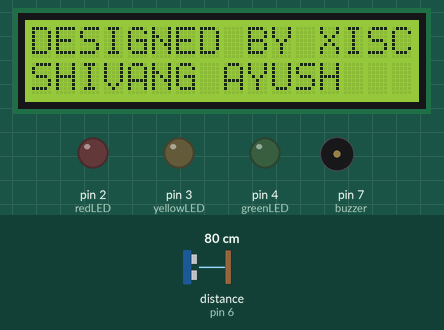
This sketch was run on a simulated Arduino Uno, built with avr-gcc and run on an emulated ATmega328P. Shown: 16×2 character LCD, output pins drawn as LEDs (lit = HIGH), buzzer (waves = sounding, pin HIGH). Inputs (shaded band) come from the test bench; at power-on: distance to the obstacle (sensor on pin 6) 80 cm. The echo pulse lasts 58.3 µs per cm; pins used as bus, display or sensor lines are not drawn.

Above: at 0.1 s.
At 5.1 s:
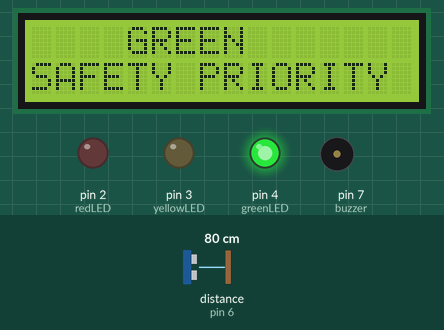
At 10.1 s:
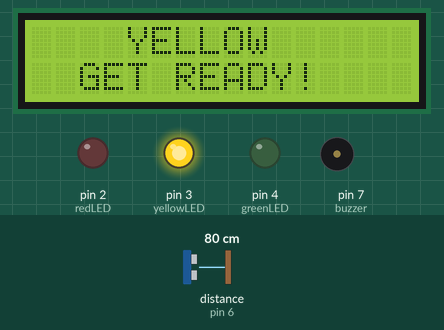
At 36.1 s:
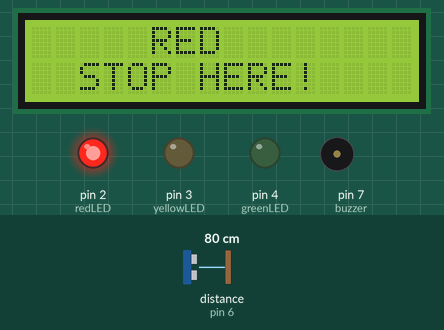
Timing chart, 0 to 37.6 s (numbered marks = the images above):
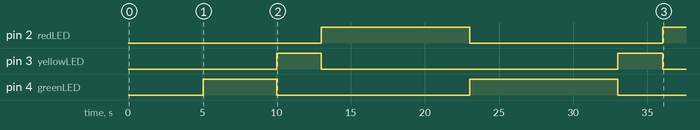

The sketch:

STEM.ino
```cpp
#include <LiquidCrystal.h>


  const int redLED = 2;
const int yellowLED = 3;
const int greenLED = 4;

const int trigPin = 5;
const int echoPin = 6;
const int buzzer = 7;

LiquidCrystal lcd(8, 9, 10, 11, 12, 13);


unsigned long previousMillis = 0;
const long greenLightTime = 10000;
const long yellowLightTime = 3000;
const long redLightTime = 10000;


enum TrafficLightState { GREEN, YELLOW, RED };
TrafficLightState currentState = GREEN;

void setup() {

  pinMode(redLED, OUTPUT);
  pinMode(yellowLED, OUTPUT);
  pinMode(greenLED, OUTPUT);


  pinMode(trigPin, OUTPUT);
  pinMode(echoPin, INPUT);
  pinMode(buzzer, OUTPUT);


  lcd.begin(16, 2);
  lcd.setCursor(0, 0);
  lcd.print("DESIGNED BY XISC");
  lcd.setCursor(0, 1);
  lcd.print("SHIVANG AYUSH");
  delay(5000);
  lcd.clear();
}

void loop() {
  unsigned long currentMillis = millis();

  switch (currentState) {
    case GREEN:
      digitalWrite(greenLED, HIGH);
      digitalWrite(yellowLED, LOW);
      digitalWrite(redLED, LOW);

      lcd.setCursor(0, 0);
      lcd.print("    GREEN       ");
      lcd.setCursor(0, 1);
      lcd.print("SAFETY PRIORITY     ");

      if (currentMillis - previousMillis >= greenLightTime) {
        previousMillis = currentMillis;
        currentState = YELLOW;
      }
      break;

    case YELLOW:
      digitalWrite(greenLED, LOW);
      digitalWrite(yellowLED, HIGH);
      digitalWrite(redLED, LOW);

      lcd.setCursor(0, 0);
      lcd.print("    YELLOW       ");
      lcd.setCursor(0, 1);
      lcd.print("  GET READY!       ");

      if (currentMillis - previousMillis >= yellowLightTime) {
        previousMillis = currentMillis;
        currentState = RED;
      }
      break;

    case RED:
      digitalWrite(greenLED, LOW);
      digitalWrite(yellowLED, LOW);
      digitalWrite(redLED, HIGH);

      lcd.setCursor(0, 0);
      lcd.print("     RED       ");
      lcd.setCursor(0, 1);
      lcd.print("  STOP HERE!       ");


      if (detectVehicle()) {
        digitalWrite(buzzer, HIGH);
        delay(500);
        digitalWrite(buzzer, LOW);
      }

      if (currentMillis - previousMillis >= redLightTime) {
        previousMillis = currentMillis;
        currentState = GREEN;
      }
      break;
  }
}


bool detectVehicle() {
  digitalWrite(trigPin, LOW);
  delayMicroseconds(2);
  digitalWrite(trigPin, HIGH);
  delayMicroseconds(10);
  digitalWrite(trigPin, LOW);

  long duration = pulseIn(echoPin, HIGH);
  int distance = duration * 0.034 / 2;

  if (distance > 0 && distance < 9) {
        return true;
  }
  return false;
}
```

Measured:
- by itself, pin 2 (redLED): LOW → HIGH at 13.0 s, → LOW 10.0 s later, → HIGH 13.0 s later
- by itself, pin 3 (yellowLED): alternates HIGH for 3.0 s and LOW for 20.0 s
- by itself, pin 4 (greenLED): LOW → HIGH at 5.1 s, → LOW 4.9 s later, → HIGH 13.0 s later, → LOW 10.0 s later
- what the display in image 1 shows lasts 4.9 s, from 5.1 s to 10.0 s
- what the display in image 2 shows lasts 3.0 s, from 10.0 s to 13.0 s
